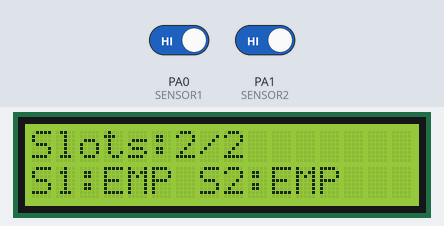
Bench run of a sketch on a simulated STM32 Blue Pill. On the bench: 16×2 character LCD. The test bench sets the inputs (shaded band); at power-on: PA0 (SENSOR1) HIGH, PA1 (SENSOR2) HIGH. What the sketch prints to the serial monitor is not drawn.

Above: at 3.7 s.
3.8 s: PA0 (SENSOR1) driven LOW
At 5.2 s:
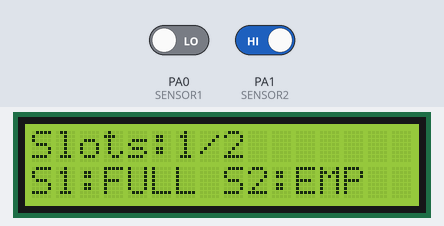
5.6 s: PA1 (SENSOR2) driven LOW
At 6.9 s:
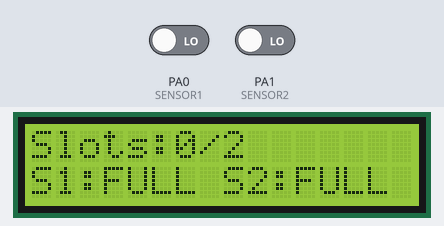
7.2 s: PA0 (SENSOR1) driven HIGH
At 8.5 s:
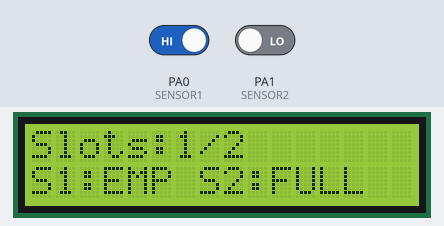
8.8 s: PA1 (SENSOR2) driven HIGH
At 10.2 s:
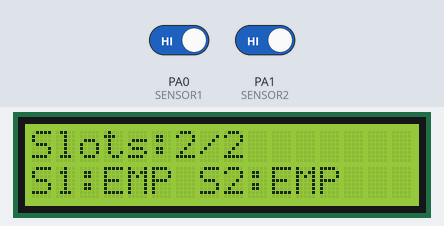
Timing chart, 0 to 11.4 s (numbered marks = the images above; inputs shaded):
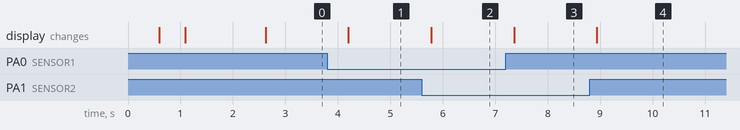

The sketch:

Car_Parking_System.ino
```cpp
#include <Wire.h>
#include <LiquidCrystal_I2C.h>

LiquidCrystal_I2C lcd(0x27, 16, 2);

#define SENSOR1 PA0
#define SENSOR2 PA1

int totalSlots = 2;

void startupAnimation() {
    lcd.setCursor(0, 0);
    lcd.print(" SMART PARKING ");

    lcd.setCursor(0, 1);
    lcd.print(" Initializing ");

    for (int i = 0; i < 3; i++) {
        delay(500);
        lcd.print(".");
    }

    delay(1000);
    lcd.clear();
}

void setup() {
    Serial.begin(9600);

    lcd.init();
    lcd.backlight();

    startupAnimation();

    pinMode(SENSOR1, INPUT_PULLUP);
    pinMode(SENSOR2, INPUT_PULLUP);
}

void loop() {
    int L1 = digitalRead(SENSOR1);
    int L2 = digitalRead(SENSOR2);

    int available = 0;

    if (L1 == 1) available++;
    if (L2 == 1) available++;

    // Line 1 → Slot Summary
    lcd.setCursor(0, 0);
    lcd.print("Slots:");
    lcd.print(available);
    lcd.print("/");
    lcd.print(totalSlots);
    lcd.print("   ");

    // Line 2 → Sensor status
    lcd.setCursor(0, 1);

    if (L1 == 1)
        lcd.print("S1:EMP ");
    else
        lcd.print("S1:FULL ");

    if (L2 == 1)
        lcd.print("S2:EMP ");
    else
        lcd.print("S2:FULL ");

    Serial.print("Available: ");
    Serial.println(available);

    delay(500);
}
```

Measured:
- after the input at 3.8 s, the display: changes after 0.40 s (image 1)
- after the input at 5.6 s, the display: changes after 0.18 s (image 2)
- after the input at 7.2 s, the display: changes after 0.16 s (image 3)
- after the input at 8.8 s, the display: changes after 0.14 s (image 4)
